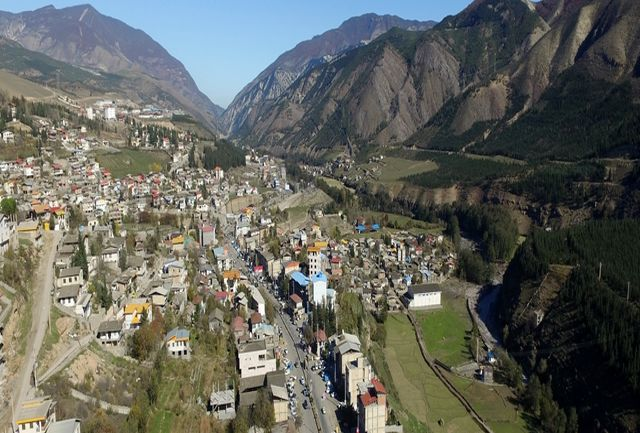
#> input picture 96131125_HW01/Images/Mazandaran.jpg, 640 x 433 px, given in place of blur.jpg, which was not available
$ python problem-9.py
#> lines starting #> are read from the running program, lines starting #| are printed output that depends on the picture; pictures that were not available may be replaced by others from this repository, and a replacement may not be noted
import numpy as np
import cv2 as cv
import matplotlib.pyplot as plt

# path of image
img_paths = ['.\\Images\\blur.jpg', '.\\Images\\Pepper.jpg', '.\\Images\\Gaussian.jpeg', '.\\Images\\Cont1.jpg']

for img_path in img_paths:
    # read image form file
    img = cv.imread(filename=img_path, flags=cv.IMREAD_GRAYSCALE)
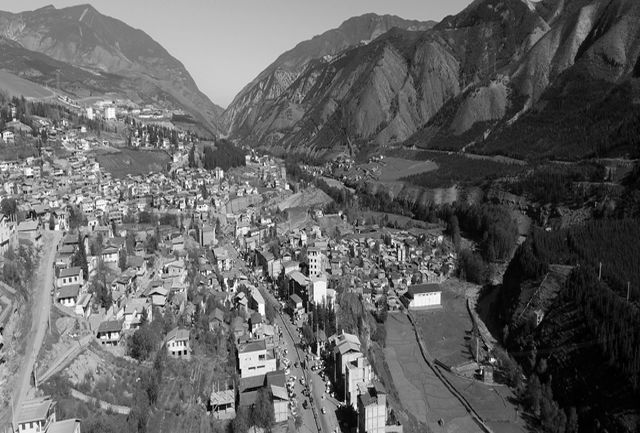
#> img: shape (433, 640); min 0, max 255, mean 99

    # different A
    multiplies = [1.0, 1.05, 1.2, 1.6, 2.5]


    # display image
    fig = plt.figure(figsize=(10,10))
    ax = plt.subplot(2, 3, 1)
    ax.set_title("Input Image")
    plt.imshow(img, cmap='gray')
    plt.gca().axes.get_xaxis().set_visible(False)
    plt.gca().axes.get_yaxis().set_visible(False)


    for idx, multiply in enumerate(multiplies):
        # create high boost filter
        kernel = multiply * np.array([[0, -1, 0], [-1, 4, -1], [0, -1, 0]], dtype=np.float32) +\
                    np.array([[0, 0, 0], [0, 1, 0], [0, 0, 0]], dtype=np.float32)

        # sharpening image by highboost filter
        img_sharp = cv.filter2D(src=img, ddepth=-1, kernel=kernel)

        ax = plt.subplot(2, 3, idx + 2)
        ax.set_title("A= {}".format(multiplies[idx]))
        plt.imshow(img_sharp, cmap='gray')
        plt.gca().axes.get_xaxis().set_visible(False)
        plt.gca().axes.get_yaxis().set_visible(False)
#> this loop made 5 passes
#> pass 1, `img_sharp = cv.filter2D(src=img, ddepth=-1, kernel=kernel)`:
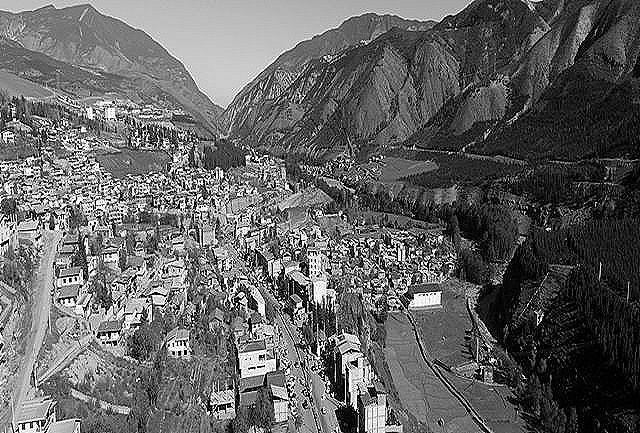
#> img_sharp: shape (433, 640); min 0, max 255, mean 99.5
#> pass 3 of the loop `for img_path in img_paths:`:
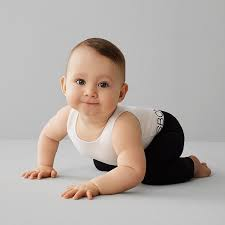
#> input picture 96131125_HW01/Images/Gaussian.jpeg, 225 x 225 px, found by its file name
#> `img = cv.imread(filename=img_path, flags=cv.IMREAD_GRAYSCALE)`:
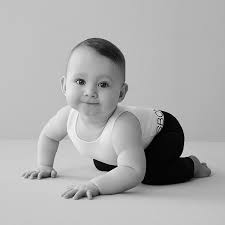
#> img: shape (225, 225); min 0, max 252, mean 172.7
#> the loop `for idx, multiply in enumerate(multiplies):` made 5 passes
#> pass 1, `img_sharp = cv.filter2D(src=img, ddepth=-1, kernel=kernel)`:
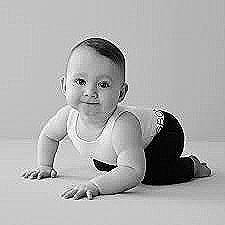
#> img_sharp: shape (225, 225); min 0, max 255, mean 173.1
#> the loop made 4 passes; the first 3 are shown

plt.show()
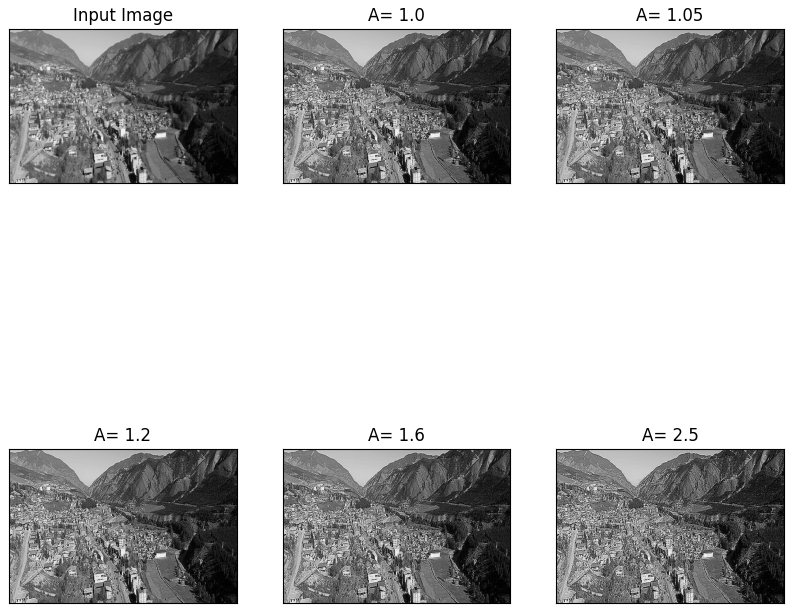
#> figure drawn by matplotlib, 6 panels
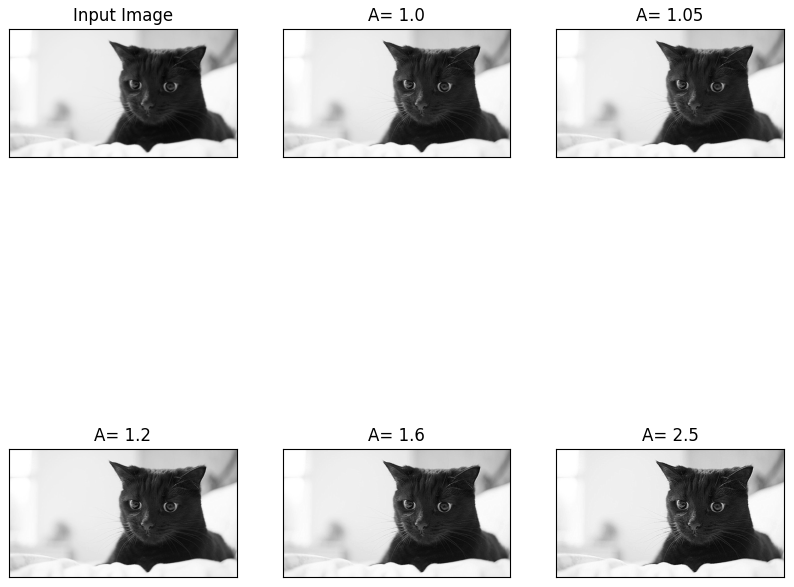
#> figure drawn by matplotlib, 6 panels
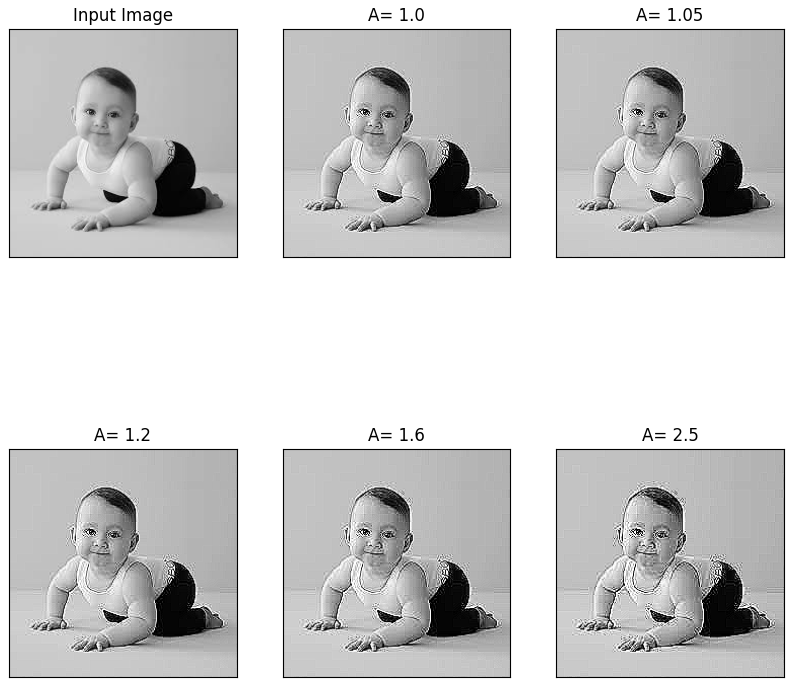
#> figure drawn by matplotlib, 6 panels
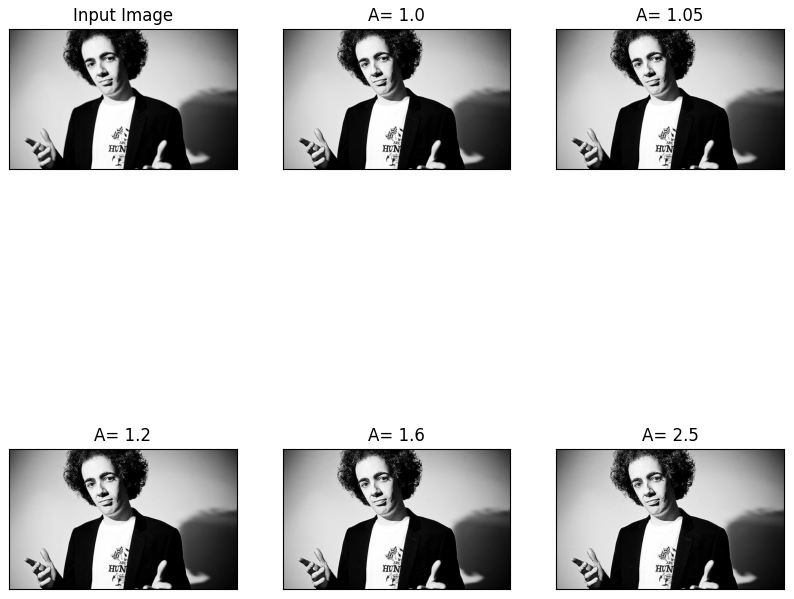
#> figure drawn by matplotlib, 6 panels
